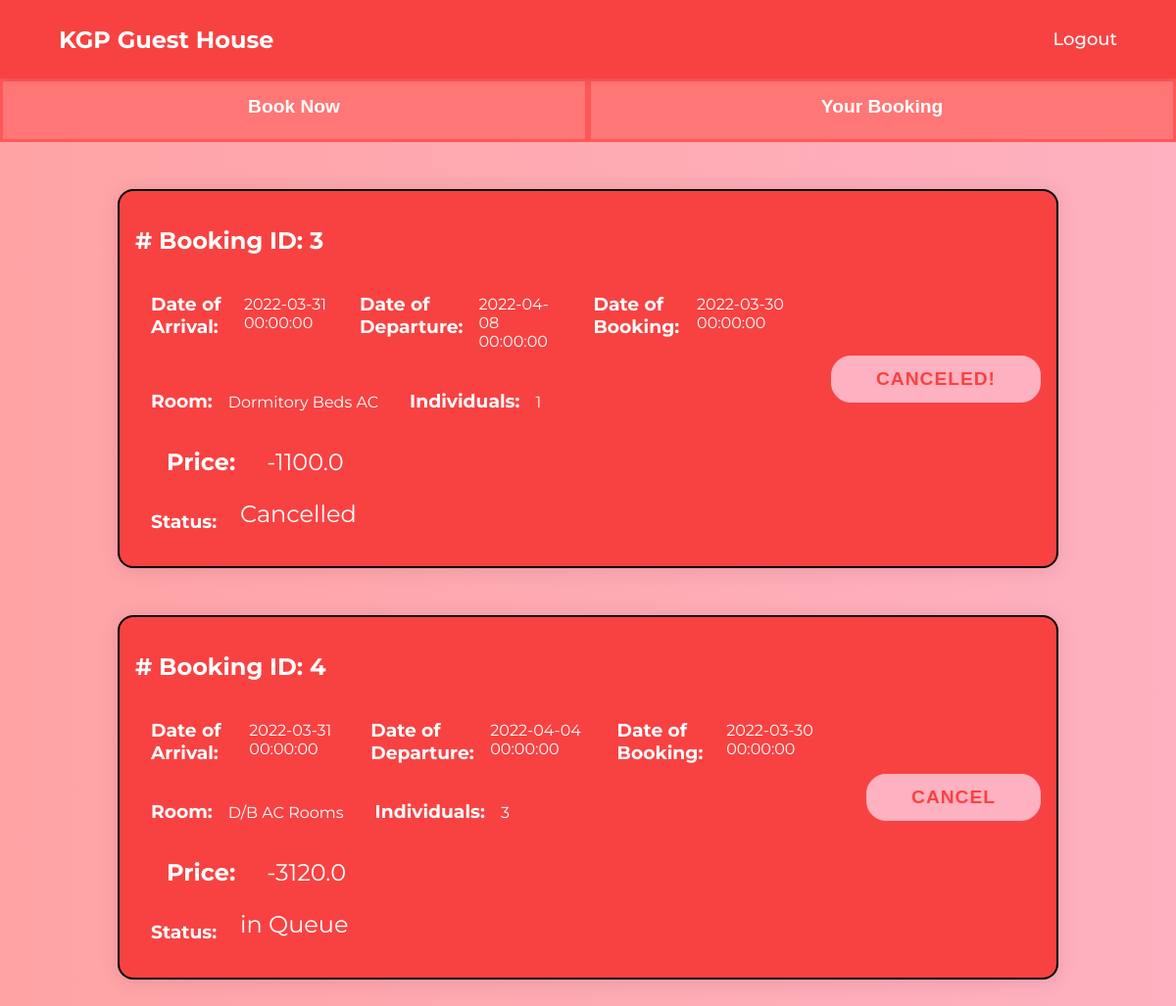
The app's page /history with its own data.
### app.py (models this page shows)
class Booking(db.Model):
    id = db.Column(db.Integer, primary_key=True)
    userId = db.Column(db.Integer)
    roomId = db.Column(db.Integer)
    foodId = db.Column(db.Integer)
    checkInDate = db.Column(db.DateTime)
    checkOutDate = db.Column(db.DateTime)
    dateOfBooking = db.Column(db.DateTime)
    confirmation = db.Column(db.Integer)
    feedback = db.Column(db.String(100))

class Rooms(db.Model):
    id = db.Column(db.Integer, primary_key=True)
    floor = db.Column(db.Integer)
    type = db.Column(db.String(40))
    description = db.Column(db.String(60))  # Room type, no of beds
    status = db.Column(db.String(100))
    ghId = db.Column(db.Integer)
    pricePerDay = db.Column(db.Integer)
    occupancy = db.Column(db.Integer)
    ac = db.Column(db.Integer)

### app.py (the view)
@app.route('/history', methods=["POST", "GET"])
def history():
    currentDate = datetime.now()
    userBookings = Booking.query.filter_by(userId=curUserId).all()
    for i in userBookings:
        if currentDate > i.checkInDate and i.confirmation == 1:
            i.confirmation = 4
            db.session.commit()
    rooms = [Rooms.query.filter_by(id=i.roomId).first() for i in userBookings]
    costs = [TotalBookingCost(i) for i in userBookings]
    user = User.query.filter_by(id=curUserId).first()
    return render_template('prevBooking.html', bookings=userBookings, user=user, rooms=rooms, prices=costs)

### app.py (called while the page is built)
def TotalBookingCost(booked):
    room = Rooms.query.filter_by(id=booked.roomId).first()
    food = FoodOptions.query.filter_by(id=booked.foodId).first()
    days = ((booked.checkOutDate.day-booked.checkInDate.day)+1)
    cost = room.pricePerDay*days
    if food is not None:
        cost += food.pricePerDay*days
    return 0.2*cost

### templates/prevBooking.html (shortened to what this page needs)
<!DOCTYPE html>
<html lang="en">
<head>
    <link rel="stylesheet" href="{{ url_for('static',filename='/css/prevBooking.css') }}">
</head>
<body>
<header class="header-outer">
        <div class="header-inner responsive-wrapper">
            <div class="header-logo">
                <h2>KGP Guest House</h2>
            </div>
            <nav class="header-navigation">
                <a href="/">Logout</a>
            </nav>
        </div>
    </header>
<div class="nav">
    <ul class="navigation">
      <li><a href="/dates">Book Now</a></li>
      <li><a href="/history">Your Booking</a></li>
    </ul>
</div>
{% for i in bookings %}
    <div class="bookingBox">
        <div>
            <div class="bookingId">
                <h2># Booking ID: {{ i.id }}</h2>
            </div>
            <div class="bookingDates">
                <div class="date">
                    <h3>Date of Arrival: </h3>
                    <h4>{{ i.checkInDate }}</h4>
                </div>
                <div class="date">
                    <h3>Date of Departure: </h3>
                    <h4>{{ i.checkOutDate }}</h4>
                </div>
                <div class="date">
                    <h3>Date of Booking: </h3>
                    <h4>{{ i.dateOfBooking }}</h4>
                </div>
            </div>
            <div class="details">
                <div class="date">
                    <h3>Room: </h3>
                    <h4>{{ rooms[loop.index0].type }}</h4>
                </div>
                <div class="date">
                    <h3>Individuals: </h3>
                    <h4>{{ rooms[loop.index0].occupancy }}</h4>
                </div>
            </div>
            <div class="price">
                <div class="date">
                    <h3 class="price">Price: </h3>
                    <h4 class="amount">{{prices[loop.index0]}}</h4>
                </div>
            </div>
            <div class="status">
                <div class="date">
                    <h3 class="status">Status: </h3>
                    <h4 class="amount">{% if i.confirmation==0 %} in Queue {% elif  i.confirmation==1 %} Confirmed {% elif  i.confirmation==5 %} Feedback done {% else %} Cancelled {% endif %}</h4>
                </div>
            </div>
        </div>
        {% if i.confirmation==3 %}
        <div class="buttonDiv">
            <button class="button">Canceled!</button>
        </div>
        {% elif i.confirmation==4 %}
        <div class="buttonDiv">
            <a href="{{ url_for('feedback', bookingId=i.id) }}" ><button class="button">FeedBack</button></a>
        </div>
        {% elif i.confirmation==5 %}
        <div class="buttonDiv">
            <button class="button">FeedBack Done</button>
        </div>
        {% else %}
        <div class="buttonDiv">
            <a href="{{ url_for('cancelBooking', bookingId=i.id) }}" class="room_features--book-btn"><button class="button">Cancel</button></a>
        </div>
        {% endif %}
    </div>
{% endfor %}
</body>
</html>

### static/css/prevBooking.css (style rules this page uses)
* { box-sizing: border-box; }
body { background: linear-gradient(to right, #ffa3a5,#FEB1C0); font-family: 'Montserrat', sans-serif; margin: 0; }
button { border-radius: 20px; border: 1px solid #FEB1C0; background-color: #FEB1C0; color: rgb(248, 66, 66); font-size: 12px; font-weight: bold; padding: 12px 45px; letter-spacing: 1px; text-transform: uppercase; transition: transform 80ms ease-in; }
.bookingBox { padding: 1rem; display: flex; color: white; background-color: rgb(248, 66, 66); width: 80%; margin: 3rem auto; border: black 2px solid; border-radius: 1rem; box-shadow: 0 2px 20px 0 rgba(0,0,0, 0.1); }
.bookingDates { display: flex; }
.date { padding: 0 1rem; display: flex; }
h4 { padding-left: 1rem; font-weight: normal; }
.details { display: flex; }
.buttonDiv { padding-left: 2rem; display: flex; flex-direction: column-reverse; justify-content: center; align-items: center; }
.button { font-size: 1.2rem; justify-self: center; margin: 1rem 0rem; }
.price { margin: 0.5rem 0.5rem; font-size: 1.5rem; }
.amount { padding: 0 1rem; margin: 0.5rem 0.5rem; font-size: 1.5rem; }
.nav { width:100%; background-color:rgb(248, 66, 66) }
.nav ul { display: flex; list-style-type: none; font: 15px helvetica; font-weight:bold; font-size: 1.2rem; text-align: center; }
.nav li { flex: 1; border-style: solid; border-color: rgb(255, 87, 87); height: 65px; background:rgb(255, 118, 118) ; }
.nav a { position: relative; top: 15px; text-decoration: none; color: white; }
*, *:after, *:before { box-sizing: border-box; }
:root { --header-outer-height: 80px; --header-inner-height: 70px; --header-height-difference: calc( var(--header-outer-height) - var(--header-inner-height) ); --header-bg: #fff; }
.responsive-wrapper { width: 90%; max-width: 1280px; margin-left: auto; margin-right: auto; }
.header-outer { z-index: 100; height: var(--header-outer-height); position: sticky; top: calc( var(--header-height-difference) * -1 ); display: flex; align-items: center; color: white; background-color: rgb(248, 66, 66); box-shadow: 0 2px 10px 0 rgba(0,0,0, 0.1); }
.header-inner { height: var(--header-inner-height); position: sticky; top: 0; display: flex; align-items: center; justify-content: space-between; }
.header-navigation { display: flex; flex-wrap: wrap; }
.header-navigation a, .header-navigation button { font-size: 1.125rem; color: inherit; margin-left: 1.75rem; position: relative; font-weight: 500; }
.header-navigation a { display: none; font-size: 1.125rem; color: inherit; text-decoration: none; }
.header-navigation a:after, .header-navigation button:after { transition: 0.25s ease; content: ""; display: block; width: 100%; height: 2px; background-color: currentcolor; transform: scalex(0); position: absolute; bottom: -2px; left: 0; }
.navigation { padding: 0; margin:0; }
@media (min-width: 800px) { .header-navigation a { display: inline-block; } }

### records on screen
Booking: id "3", checkInDate "2022-03-31 00:00:00", checkOutDate "2022-04-08 00:00:00", dateOfBooking "2022-03-30 00:00:00", index0 "-1100.0", confirmation "Cancelled"
Rooms: type "Dormitory Beds AC", occupancy "1"
Booking: id "4", checkInDate "2022-03-31 00:00:00", checkOutDate "2022-04-04 00:00:00", dateOfBooking "2022-03-30 00:00:00", index0 "-3120.0", confirmation "in Queue"
Rooms: type "D/B AC Rooms", occupancy "3"
